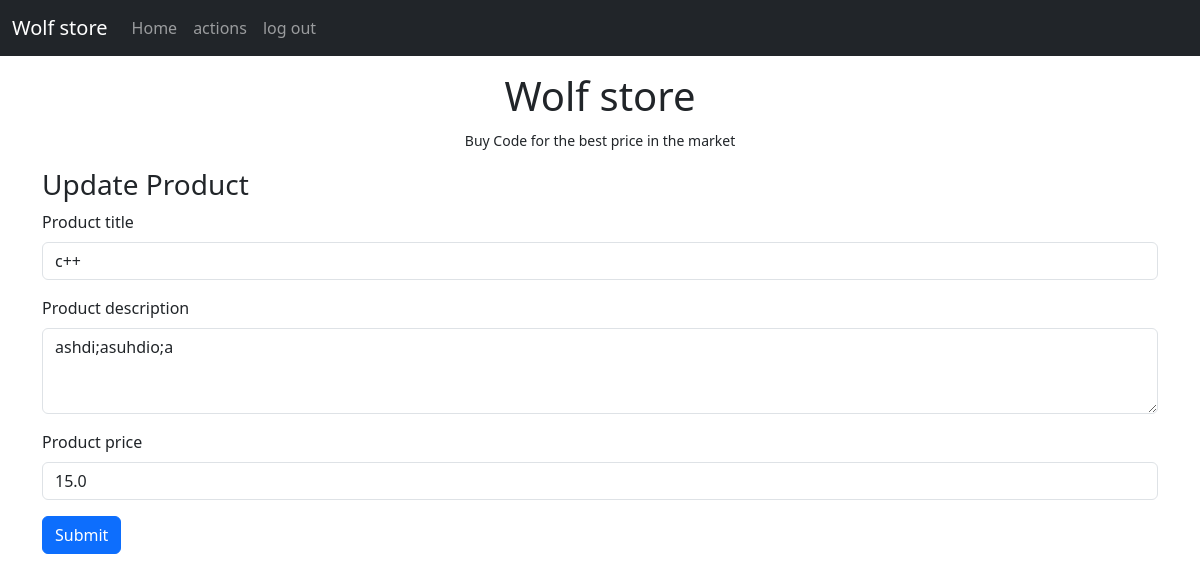
/product/update/2 (signed in), run on the app's committed database.
### app.py (models this page shows, shortened)
class Product(db.Model):
    __tablename__ = "Products"
    id = db.Column(db.Integer, primary_key=True)
    title = db.Column(db.String(80), nullable=False)
    desciption = db.Column(db.Text, nullable=False)
    price = db.Column(db.Float, nullable=False)

### app.py (the view, shortened to what this page needs)
@app.route("/product/update/<int:id>", methods=["GET", "POST"])
@login_required
def update_product(id):
    if request.method == "GET":
        product = Product.query.get(id)
        return render_template("update.html", dataproduct=product)

### app.py (called while the page is built)
@login_manager.user_loader
def load_user(user_id):
    return User.query.get(int(user_id))

### templates/update.html (shortened to what this page needs)
{%extends 'base.html'%}
{%block body%}
<div class="container">
    <h3> Update Product </h3>
    {% if (dataproduct) %}
    <form action="{{ url_for('update_product' , id = dataproduct.id )}}" method="post">
        <div class="mb-3">
            <label for="title" class="form-label">Product title</label>
            <input type="text" class="form-control" id="title" name="title" value="{{ dataproduct.title }}"
                placeholder="Product title" required>
        </div>
        <div class="mb-3">
            <label for="description" class="form-label">Product description</label>
            <textarea class="form-control" id="description" name="description" rows="3"
                required>{{ dataproduct.desciption }}</textarea>
        </div>
        <div class="mb-3">
            <label for="price" class="form-label">Product price</label>
            <input type="number" class="form-control" id="price" name="price" value="{{ dataproduct.price }}"
                placeholder="Product price" required>
        </div>
        <button type="submit" class="btn btn-primary">Submit</button>
    </form>
    {% else %}
    <div class="col-12">
        <h2 class="text-center">
            No existe el Coche
        </h2>
    </div>
    {% endif %}
</div>
{%endblock%}

### data on the page
Product: title "c++", description "ashdi;asuhdio;a", price "15.0"
